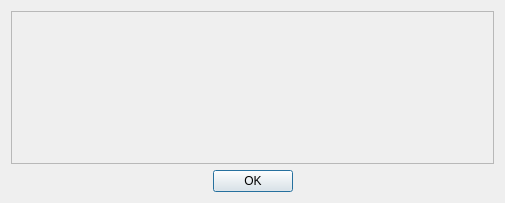
<?xml version="1.0" encoding="UTF-8"?>
<ui version="4.0">
 <class>ResultsDialog</class>
 <widget class="QDialog" name="ResultsDialog">
  <property name="geometry">
   <rect>
    <x>0</x>
    <y>0</y>
    <width>505</width>
    <height>203</height>
   </rect>
  </property>
  <property name="windowTitle">
   <string>Dialog</string>
  </property>
  <layout class="QVBoxLayout" name="verticalLayout_2">
   <item>
    <widget class="QFrame" name="frame">
     <property name="frameShape">
      <enum>QFrame::StyledPanel</enum>
     </property>
     <property name="frameShadow">
      <enum>QFrame::Raised</enum>
     </property>
     <layout class="QVBoxLayout" name="verticalLayout_3">
      <item>
       <layout class="QVBoxLayout" name="verticalLayout">
        <item>
         <widget class="QLabel" name="label_1">
          <property name="text">
           <string/>
          </property>
         </widget>
        </item>
        <item>
         <widget class="QLabel" name="label_2">
          <property name="text">
           <string/>
          </property>
         </widget>
        </item>
        <item>
         <widget class="QLabel" name="label_3">
          <property name="text">
           <string/>
          </property>
         </widget>
        </item>
        <item>
         <widget class="QLabel" name="label_4">
          <property name="text">
           <string/>
          </property>
         </widget>
        </item>
        <item>
         <widget class="QLabel" name="label_5">
          <property name="text">
           <string/>
          </property>
         </widget>
        </item>
        <item>
         <widget class="QLabel" name="label_6">
          <property name="text">
           <string/>
          </property>
         </widget>
        </item>
       </layout>
      </item>
     </layout>
    </widget>
   </item>
   <item>
    <widget class="QDialogButtonBox" name="buttonBox">
     <property name="standardButtons">
      <set>QDialogButtonBox::Ok</set>
     </property>
     <property name="centerButtons">
      <bool>true</bool>
     </property>
    </widget>
   </item>
  </layout>
 </widget>
 <resources/>
 <connections/>
</ui>
